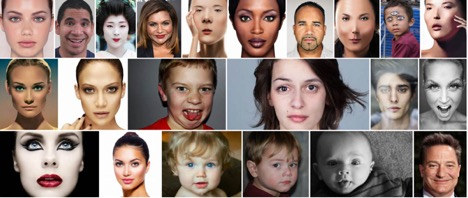
#> input picture 0.jpg, 468 x 198 px
$ python -i skin_detector_image.py   (imports and definitions only)   (older library calls are emulated)
#> lines starting #> are read from the running program, lines starting #| are printed output that depends on the picture
import sys
import numpy as np
import argparse
import cv2
import colorsys
import matplotlib.pyplot as plt

#cascaded face detector
def detect_face(im):
    face_cascade=cv2.CascadeClassifier('haarcascade_frontalface_default.xml')
    faces=face_cascade.detectMultiScale(im,1.2,5)
    print("faces: ",faces)
    if faces ==():
        print("cannot detect face")
        sys.exit()
    return faces

#extract skin patches, input a BGR 255 image, return masked BGR 255
def skin_detect(im):
    face=detect_face(im)

    mask_init=np.zeros((im.shape[0],im.shape[1],im.shape[2]),dtype="uint8")

#    mask_face=cv2.rectangle(mask_init, (face[0,0],face[0,1]),((face[0,2]+face[0,0]),(face[0,1]+face[0,3])),color=200,thickness=1)
#    cv2.imshow("face mask: ",mask_face)
#    im_faceonly=cv2.bitwise_and(im,im,mask=mask_face)
    mask_init[face[0,1]:(face[0,1]+face[0,3]),face[0,0]:(face[0,0]+face[0,2])]=im[face[0,1]:(face[0,1]+face[0,3]),face[0,0]:(face[0,0]+face[0,2])]
    cv2.imshow("face only: ", mask_init)
    lower = np.array( [ 0,40,80], dtype= "uint8")
    upper = np.array( [ 20,255,255 ], dtype= "uint8")

    converted =cv2.cvtColor(mask_init, cv2.COLOR_BGR2HSV)
    skinMask=cv2.inRange(converted, lower, upper)

    kernel = cv2.getStructuringElement(cv2.MORPH_ELLIPSE,(3,3))
    skinMask=cv2.erode(skinMask,kernel,iterations=4)
    skinMask=cv2.dilate(skinMask,kernel,iterations=1)

    skinMask = cv2.GaussianBlur(skinMask,(3,3),0)
    skin_bgr=cv2.bitwise_and(im,im,mask=skinMask)

    return(skin_bgr)

# [15 lines of commented-out code are left out]
def represent_color(skin):
    cnt=0
    sum=[0.0,0.0,0.0]
#    print("skin shape: ",skin.shape)
    for i in range(skin.shape[0]):
        for j in range(skin.shape[1]):
            if not (skin[i,j]==[0,0,0]).all():      #get rid of background pixels
#                if i==j:
#                    print("sample pixel: ",skin[i,j])
                sum=sum+skin[i,j]
                cnt+=1
#    print("sum and cnt: ",sum,cnt)
    avg=sum/cnt
    return (avg)

#
def sample_pixel(skin):
    pixels=[]
    for k in range(10):
        for i in range(skin.shape[0]):
            for j in range(skin.shape[1]):
                if skin[i,j].all!=0:
                    pixels.append(skin[i,j])
    return pixels


def to_hsv( color ):
    """ converts color tuples to floats and then to hsv """
    color=colorsys.rgb_to_hsv(*[x/255.0 for x in color])
#    print("color in hsv: ",color)
    return (color) #rgb_to_hsv wants floats!

#compute color distance in hsv colorspace
def color_dist( c1, c2):
    """ returns the squared euklidian distance between two color vectors in hsv space """
    return sum( (a-b)**2 for a,b in zip(to_hsv(c1),to_hsv(c2)) )

#find the closest color with minimum color distance
#avg is the representative color and colors are the set of color samples
def min_color_diff( avg, colors):
    """ returns the `(distance, color_name)` with the minimal distance to `colors`"""
    return min( # overal best is the best match to any color:
        (color_dist(avg, test), colors[test]) # (distance to `test` color, color name)
        for test in colors)


# [29 lines not run here, left out]

# [21 lines of commented-out code are left out]


>>> import cv2
>>> picture = cv2.imread('0.jpg', cv2.IMREAD_GRAYSCALE)
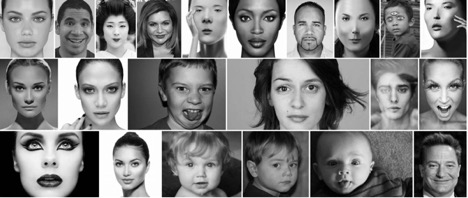
#> picture: shape (198, 468); min 0, max 255, mean 126.5
>>> result = skin_detect(picture)
#> in detect_face, `faces=face_cascade.detectMultiScale(im,1.2,5)`: faces = 18 rows, first 6: [380, 6, 31, 31], [143, 12, 33, 33], [291, 10, 36, 36], [100, 13, 33, 33], [234, 1, 46, 46], [165, 67, 57, 57]
#> (printed output is left out)
#> (the run stopped early here; a loop or call above may not have finished)

$ run again, on 1.jpg
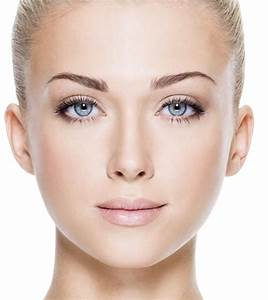
#> input picture 1.jpg, 268 x 300 px
#> `picture = cv2.imread('0.jpg', cv2.IMREAD_GRAYSCALE)`:
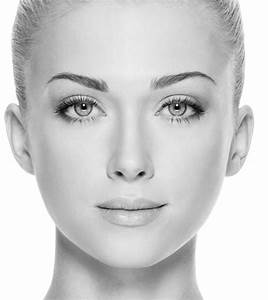
#> picture: shape (300, 268); min 0, max 255, mean 206.3
#> faces = [[17, 27, 222, 222]]
#| faces:  [[ 17  27 222 222]]

$ run again, on 5.jpg
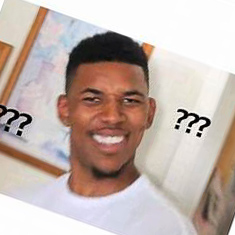
#> input picture 5.jpg, 235 x 235 px
#> `picture = cv2.imread('0.jpg', cv2.IMREAD_GRAYSCALE)`:
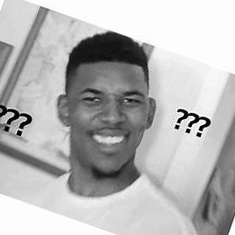
#> picture: shape (235, 235); min 0, max 255, mean 182.3
#> faces = [[62, 62, 102, 102]]
#| faces:  [[ 62  62 102 102]]
